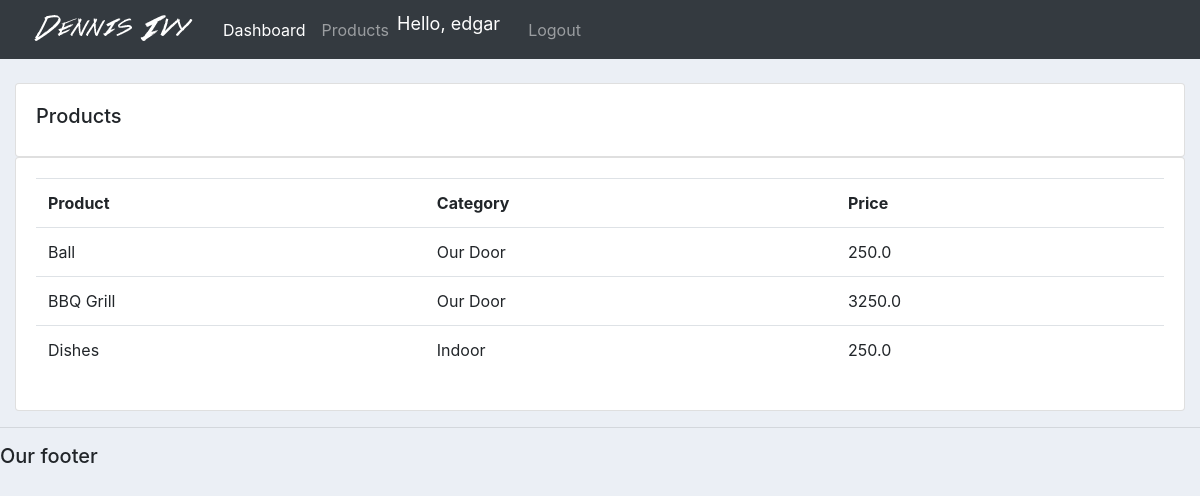
Screenshot of /products/ (signed in) with the database file from the repository.
### accounts/models.py (models this page shows, shortened)
class Product(models.Model):
    CATEGORY = (
        ('Indoor', 'Indoor'),
        ('Our Door', 'Out Door'),
    )
    name = models.CharField(max_length=200, null=True)
    price = models.FloatField(null=True)
    category = models.CharField(max_length=200, null=True, choices=CATEGORY)
    description = models.CharField(max_length=200, null=True, blank=True)
    date_created = models.DateTimeField(auto_now_add=True, null=True)
    tags = models.ManyToManyField(Tag)

### accounts/decorators.py (the view)
        def wrapper_func(request, *args, **kwargs):
            group = None
            if request.user.groups.exists():
                group = request.user.groups.all()[0].name
            if group in allowed_roles:
                return view_func(request, *args, **kwargs)
            else:
                return HttpResponse('Your are not authorized to view this page')

### accounts/views.py (called while the page is built)
@login_required(login_url='login')
@allowed_users(allowed_roles=['admin'])#this home page is going to be allowed only for admin users
def products(request):
    products = Product.objects.all()
    return render(request, 'accounts/products.html', {'products': products})

### accounts/templates/accounts/products.html
{%  extends 'accounts/main.html' %}
{% block content %}
		<br>
		<div class="row">
			<div class="col-md">
				<div class="card card-body">
					<h5>Products</h5>
				</div>
				<div class="card card-body">
					<table class="table">
						<tr>
							<th>Product</th>
							<th>Category</th>
							<th>Price</th>
						</tr>
						{% for i in products %}
						<tr>
						   <td>{{i.name}}</td>
						   <td>{{i.category}}</td>
						   <td>{{i.price}}</td>
						</tr>
						{% endfor %}
					</table>
				</div>
			</div>
		</div>
{% endblock content %}

### accounts/templates/accounts/navbar.html (shortened to what this page needs)
{% load static %}
<nav class="navbar navbar-expand-lg navbar-dark bg-dark">
    <img src="{% static 'images/logo.png' %}">
    <div class="collapse navbar-collapse" id="navbarNav">
      <ul class="navbar-nav">
        {% if request.user.is_staff %}
        <li class="nav-item active">
          <a class="nav-link" href="{% url 'home' %}">Dashboard</a>
        </li>
        <li class="nav-item">
          <a class="nav-link" href="{% url 'home' %}">Products</a>
        </li>
        {% else %}
        <li class="nav-item">
          <a class="nav-link" href="{% url 'account' %}">Settings</a>
        </li>
        {% endif %}
        <li class="nav-item">
          <span class="hello-msg">Hello, {{request.user}}</span>
        </li>
        <li class="nav-item">
          <a class="nav-link" href="{% url 'logout' %}">Logout</a>
        </li>
      </ul>
    </div>
  </nav>

### static/css/main.css (style rules this page uses)
body { background-color: #ebeff5; }

### accounts/templates/accounts/navbar.html (style rules this page uses)
.hello-msg { font-size: 18px; color: #fff; margin-right: 20px; }

### rows the page displays
Product: name "Ball", category "Our Door", price "250.0"
Product: name "BBQ Grill", category "Our Door", price "3250.0"
Product: name "Dishes", category "Indoor", price "250.0"

### other values shown
{{ request.user }} "edgar"
